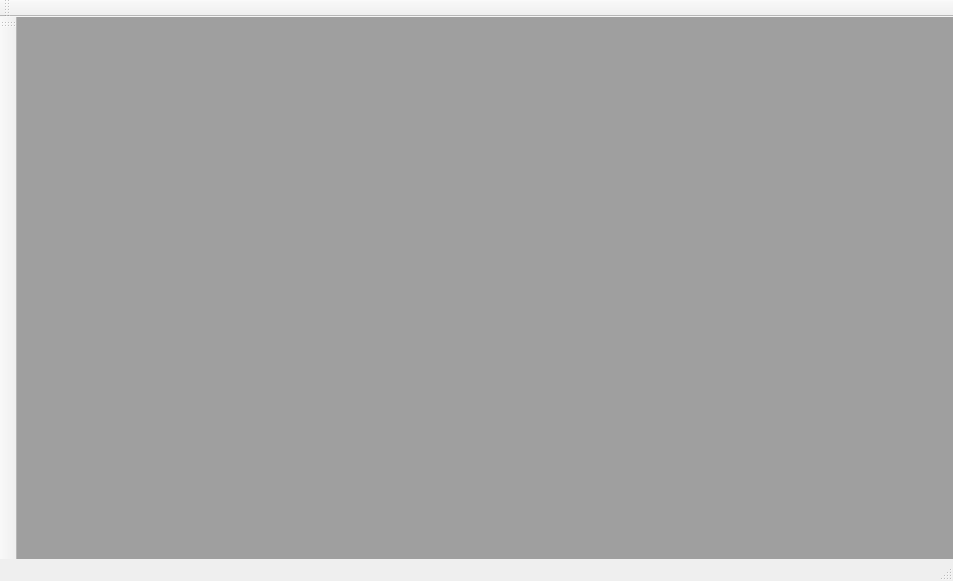
<?xml version="1.0" encoding="UTF-8"?>
<ui version="4.0">
 <class>QDrawMainWindow</class>
 <widget class="QMainWindow" name="QDrawMainWindow">
  <property name="geometry">
   <rect>
    <x>0</x>
    <y>0</y>
    <width>953</width>
    <height>581</height>
   </rect>
  </property>
  <property name="windowTitle">
   <string>QDrawMainWindow</string>
  </property>
  <widget class="QWidget" name="centralWidget">
   <layout class="QHBoxLayout" name="horizontalLayout">
    <property name="spacing">
     <number>0</number>
    </property>
    <property name="margin">
     <number>0</number>
    </property>
    <item>
     <widget class="QMdiArea" name="mdiArea">
      <widget class="QWidget" name="subwindow">
       <property name="sizePolicy">
        <sizepolicy hsizetype="Preferred" vsizetype="Preferred">
         <horstretch>0</horstretch>
         <verstretch>0</verstretch>
        </sizepolicy>
       </property>
       <property name="minimumSize">
        <size>
         <width>400</width>
         <height>300</height>
        </size>
       </property>
       <property name="baseSize">
        <size>
         <width>800</width>
         <height>600</height>
        </size>
       </property>
       <property name="windowTitle">
        <string>Subwindow</string>
       </property>
       <layout class="QVBoxLayout" name="verticalLayout">
        <property name="spacing">
         <number>2</number>
        </property>
        <property name="margin">
         <number>2</number>
        </property>
        <item>
         <widget class="GLCanvas" name="canvas" native="true"/>
        </item>
       </layout>
      </widget>
     </widget>
    </item>
   </layout>
  </widget>
  <widget class="QMenuBar" name="menuBar">
   <property name="geometry">
    <rect>
     <x>0</x>
     <y>0</y>
     <width>953</width>
     <height>21</height>
    </rect>
   </property>
  </widget>
  <widget class="QToolBar" name="operationsBar">
   <attribute name="toolBarArea">
    <enum>LeftToolBarArea</enum>
   </attribute>
   <attribute name="toolBarBreak">
    <bool>false</bool>
   </attribute>
  </widget>
  <widget class="QStatusBar" name="statusBar"/>
  <widget class="QToolBar" name="toolBar">
   <property name="windowTitle">
    <string>toolBar</string>
   </property>
   <attribute name="toolBarArea">
    <enum>TopToolBarArea</enum>
   </attribute>
   <attribute name="toolBarBreak">
    <bool>false</bool>
   </attribute>
  </widget>
 </widget>
 <layoutdefault spacing="6" margin="11"/>
 <customwidgets>
  <customwidget>
   <class>GLCanvas</class>
   <extends>QWidget</extends>
   <header>include/glcanvas.h</header>
   <container>1</container>
  </customwidget>
 </customwidgets>
 <resources/>
 <connections/>
</ui>
